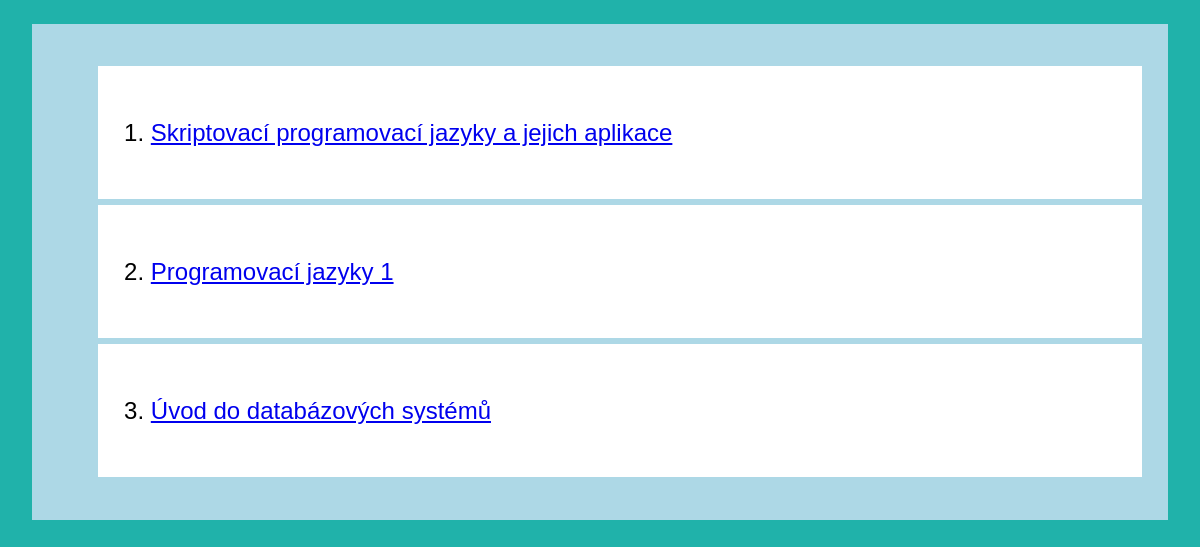
/subject/, run on the app's committed database.
### grading/models.py (models this page shows, shortened)
class Subject(models.Model):
    subject_code = models.CharField(max_length=20, null=False, unique=True)
    title = models.CharField(max_length=200, null=False)
    description = models.TextField(max_length=2000, null=False)
    min_points = models.IntegerField(null=False)
    created_at = models.DateField(auto_now_add=True)
    teacher = models.ForeignKey(Teacher, related_name='subjects', on_delete=models.SET_NULL, null=True)

### grading/views.py (the view)
# urls.py: path('subject/', views.subject, name="subject"),
def subject(request):
    return render(request, 'grading/subject.html', {'all_subject_list' : Subject.objects.all})

### grading/templates/grading/subject.html (shortened to what this page needs)
<div id=main>
    {% if all_subject_list %}
    <ol>
            {% for subject in all_subject_list %}
            <div id=item>
                <li>
                <a href="{% url 'grading:subject_details' subject.id %}">{{ subject.title }}</a><br>
                </li>
            </div>
            {% endfor %}
            {% else %}
            <div id=item>
            <p>No subjects are currently available.</p>
            </div>
    </ol>
    {% endif %}
</div>

### grading/templates/grading/subject.html (style rules this page uses)
#main { background-color:lightblue; padding: 2%; margin: 2%; }
#item { background-color: white; padding: 5%; border: lightblue; border-style: solid; font-size: 150%; }

### data on the page
Subject: title "Skriptovací programovací jazyky a jejich aplikace"
Subject: title "Programovací jazyky 1"
Subject: title "Úvod do databázových systémů"
